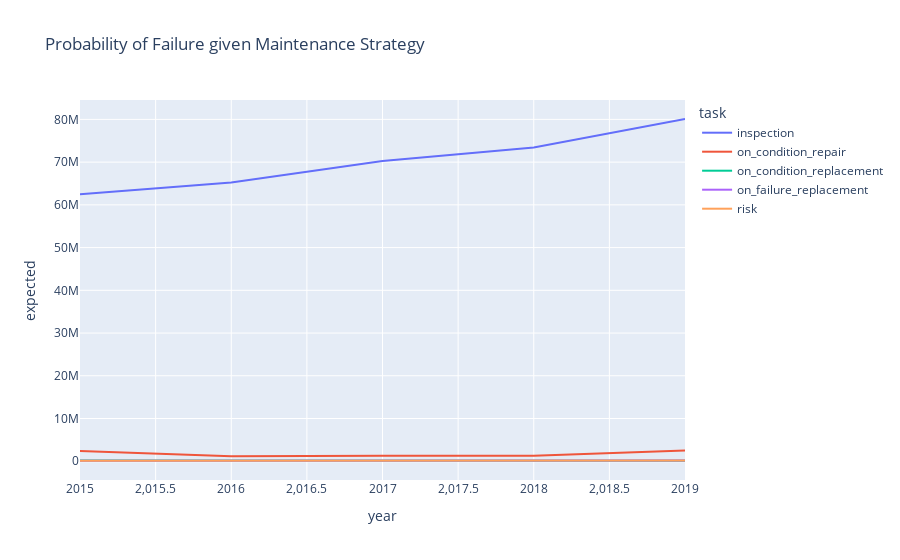

The notebook cell saved with this chart:
### Code cell


### Figure 1 — Plotly figure (JSON) as saved in the notebook; plotly's stock layout.template omitted (floating-point values rounded to 4 significant figures)
{"data": [{"hovertemplate": "task=inspection<br>year=%{x}<br>expected=%{y}<extra></extra>", "legendgroup": "inspection", "line": {"color": "#636efa", "dash": "solid"}, "mode": "lines", "name": "inspection", "orientation": "v", "showlegend": true, "type": "scatter", "x": [2015, 2016, 2017, 2018, 2019], "xaxis": "x", "y": [62510264, 65232834, 70259948, 73424824, 80092868], "yaxis": "y"}, {"hovertemplate": "task=on_condition_repair<br>year=%{x}<br>expected=%{y}<extra></extra>", "legendgroup": "on_condition_repair", "line": {"color": "#EF553B", "dash": "solid"}, "mode": "lines", "name": "on_condition_repair", "orientation": "v", "showlegend": true, "type": "scatter", "x": [2015, 2016, 2017, 2018, 2019], "xaxis": "x", "y": [2413536, 1173301, 1299448, 1306116, 2525785], "yaxis": "y"}, {"hovertemplate": "task=on_condition_replacement<br>year=%{x}<br>expected=%{y}<extra></extra>", "legendgroup": "on_condition_replacement", "line": {"color": "#00cc96", "dash": "solid"}, "mode": "lines", "name": "on_condition_replacement", "orientation": "v", "showlegend": true, "type": "scatter", "x": [2015, 2016, 2017, 2018, 2019], "xaxis": "x", "y": [152064, 96461, 55510, 62933, 95309], "yaxis": "y"}, {"hovertemplate": "task=on_failure_replacement<br>year=%{x}<br>expected=%{y}<extra></extra>", "legendgroup": "on_failure_replacement", "line": {"color": "#ab63fa", "dash": "solid"}, "mode": "lines", "name": "on_failure_replacement", "orientation": "v", "showlegend": true, "type": "scatter", "x": [2015, 2016, 2017, 2018, 2019], "xaxis": "x", "y": [89325, 137614, 181324, 170834, 167702], "yaxis": "y"}, {"hovertemplate": "task=risk<br>year=%{x}<br>expected=%{y}<extra></extra>", "legendgroup": "risk", "line": {"color": "#FFA15A", "dash": "solid"}, "mode": "lines", "name": "risk", "orientation": "v", "showlegend": true, "type": "scatter", "x": [2015, 2016, 2017, 2018, 2019], "xaxis": "x", "y": [89325, 137614, 181324, 170834, 167702], "yaxis": "y"}], "layout": {"legend": {"title": {"text": "task"}, "tracegroupgap": 0}, "title": {"text": "Probability of Failure given Maintenance Strategy"}, "xaxis": {"anchor": "y", "domain": [0, 1], "title": {"text": "year"}}, "yaxis": {"anchor": "x", "domain": [0, 1], "title": {"text": "expected"}}}}
